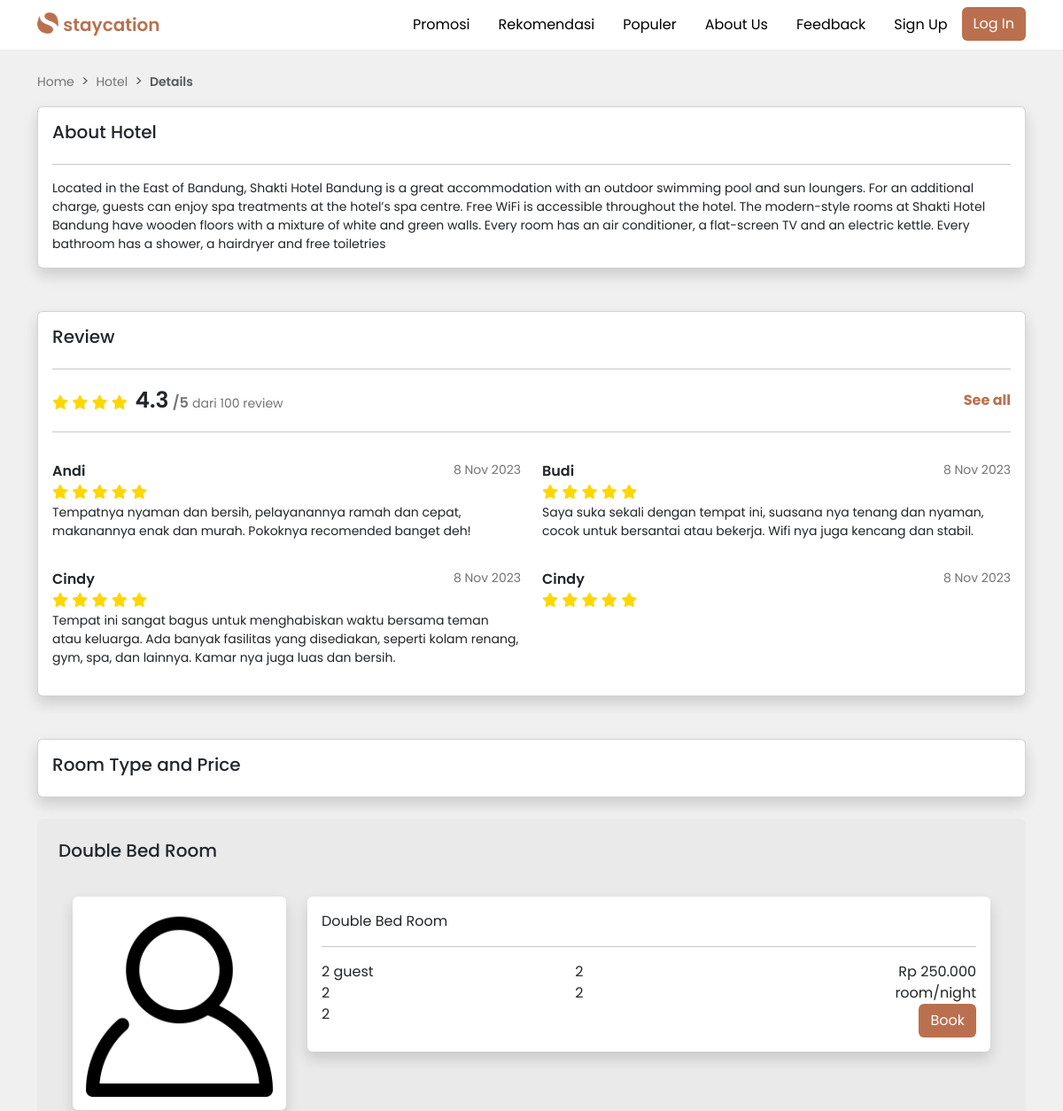
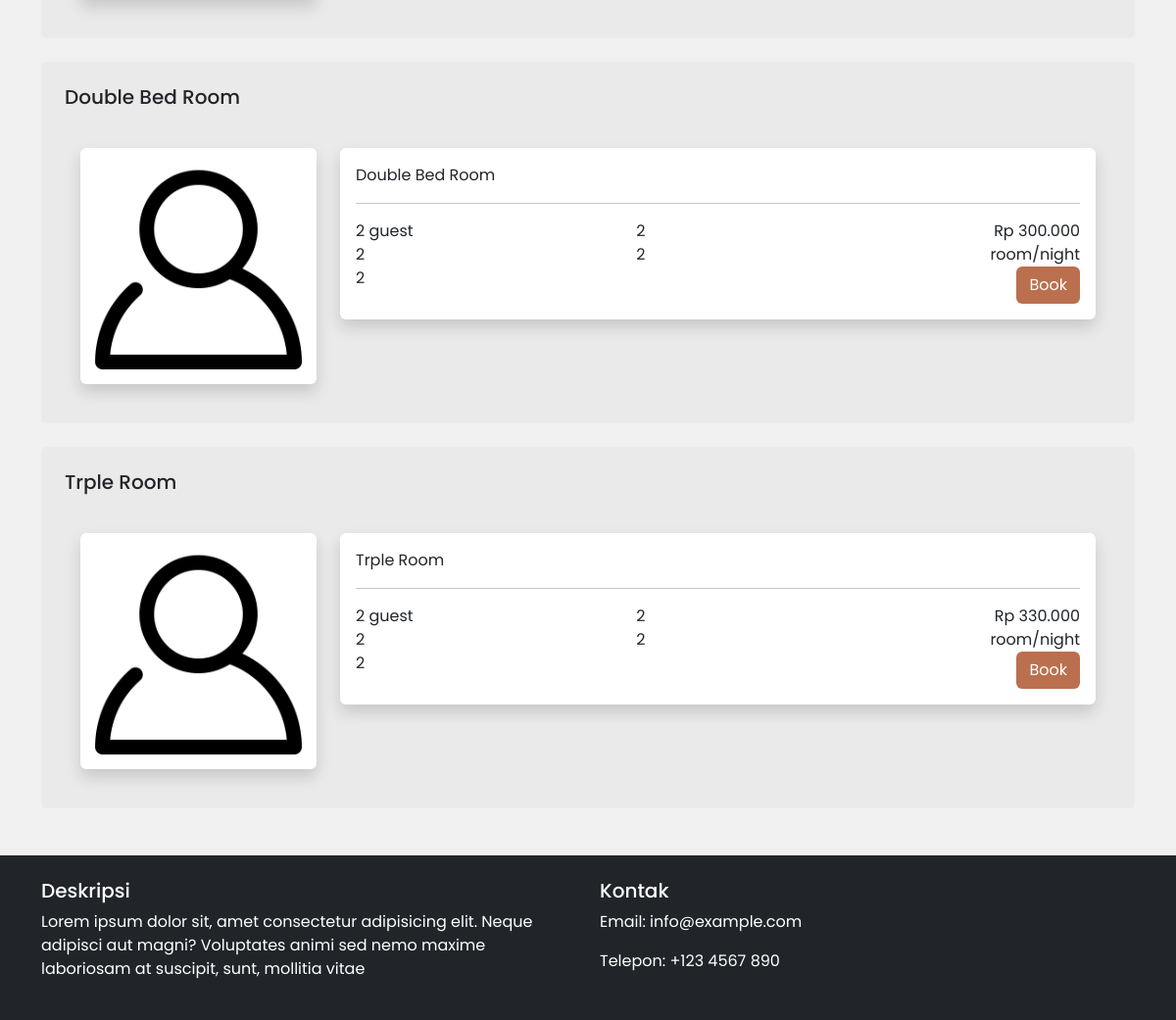
Screenshot of /dashboard/user/hotel-detail.php?id=1 with the database file from the repository (2 pictures, top to bottom).
### tables this page shows
CREATE TABLE `hotel` (
  `ID_HOTEL` int(11) NOT NULL,
  `EMAIL_HOTEL` varchar(40) NOT NULL,
  `PASSWORD` varchar(255) NOT NULL,
  `NAMA_HOTEL` varchar(35) NOT NULL,
  `TLP_HOTEL` varchar(15) NOT NULL,
  `ALAMAT` varchar(30) NOT NULL,
  `RATING` decimal(5,1) NOT NULL,
  `ULASAN` varchar(100) NOT NULL,
  `GAMBAR_HOTEL` varchar(255) NOT NULL,
  `DESKRIPSI` varchar(500) NOT NULL
);

CREATE TABLE `kamar` (
  `ID_KAMAR` int(11) NOT NULL,
  `ID_HOTEL` int(11) NOT NULL,
  `ID_TIPE_KAMAR` int(11) NOT NULL,
  `HARGA_KAMAR` decimal(10,0) NOT NULL,
  `STATUS_KAMAR` enum('Available','Unavailable') NOT NULL,
  `GAMBAR_KAMAR` varchar(255) NOT NULL,
  `JUMLAH_RUANGAN` int(20) NOT NULL
);

CREATE TABLE `tipe_kamar` (
  `ID_TIPE_KAMAR` int(11) NOT NULL,
  `TIPE_KAMAR` varchar(20) NOT NULL
);

### dashboard/user/hotel-detail.php (the view, shortened to what this page needs)
<?php
    include '../../controller/koneksi.php';
    $id_hotel = $_GET['id'];
    $query = "SELECT * FROM hotel WHERE id_hotel = $id_hotel";
    $result = $koneksi->query($query);
    if ($result->num_rows > 0) {
        while ($row = $result->fetch_assoc()) {
           $deskripsi = $row['DESKRIPSI'];
        }
    }
    if (!isset($_SESSION['user_type']) || empty($_SESSION['user_type'])) {
        include '../../partials/header.php';
    } elseif ($_SESSION['user_type'] === 'tamu') {
        include '../../partials/header-login-noindex.php';
    }
?>
<div class="container mt-4">
  <nav style="--bs-breadcrumb-divider: '>';" aria-label="breadcrumb">
    <ol class="breadcrumb">
      <li class="breadcrumb-item"><a href="user.php">Home</a></li>
      <li class="breadcrumb-item"><a href="hotel-search.php">Hotel</a></li>
      <li class="breadcrumb-item active" aria-current="page"><span class="breadcrumb-item span">Details</span></li>
    </ol>
  </nav>
  <div class="card shadow">
      <div class="card-body">
          <h5 class="card-title mb-4">About Hotel</h5>
          <hr>
          <p class="card-text details-about"><?php echo $deskripsi; ?></p>
      </div>
  </div>
  <div class="card shadow mt-5">
      <div class="card-body">
        <h5 class="card-title mb-4">Review</h5>
          <hr>
          <div class="d-flex justify-content-between align-items-center">
              <div class="rating">
                  <span class="fa fa-star"></span>
                  <span class="fa fa-star"></span>
                  <span class="fa fa-star"></span>
                  <span class="fa fa-star"></span>
                  <span class="sum-rate">4.3</span>
                  <span class="sum-rate-total">/5</span>
                  <span class="sum-rate-view">dari 100 review</span>
              </div>
              <a href="#" class="see-all text-decoration-none fw-bold">See all</a>
          </div>
          <hr>
          <div class="row">
            <div class="col">
              <div class="d-flex mt-3 justify-content-between mt-3">
                  <span class="reviewer-name">Andi</span>
                  <span class="reviewer-date"> 8 Nov 2023</span>
              </div>
              <div class="rating">
                  <span class="fa fa-star"></span>
                  <span class="fa fa-star"></span>
                  <span class="fa fa-star"></span>
                  <span class="fa fa-star"></span>
                  <span class="fa fa-star"></span>
              </div>
              <p class="review-text">Tempatnya nyaman dan bersih, pelayanannya ramah dan cepat, makanannya enak dan murah. Pokoknya recomended banget deh!</p>
            </div>
            <div class="col">
              <div class="d-flex mt-3 justify-content-between mt-3">
                  <span class="reviewer-name">Budi</span>
                  <span class="reviewer-date"> 8 Nov 2023</span>
              </div>
              <div class="rating">
                  <span class="fa fa-star"></span>
                  <span class="fa fa-star"></span>
                  <span class="fa fa-star"></span>
                  <span class="fa fa-star"></span>
                  <span class="fa fa-star"></span>
              </div>
              <p class="review-text">Saya suka sekali dengan tempat ini, suasana nya tenang dan nyaman, cocok untuk bersantai atau bekerja. Wifi nya juga kencang dan stabil.</p>
            </div>
          </div>
          <div class="row">
              <div class="col">
                <div class="d-flex mt-3 justify-content-between mt-3">
                    <span class="reviewer-name">Cindy</span>
                    <span class="reviewer-date"> 8 Nov 2023</span>
                </div>
                <div class="rating">
                    <span class="fa fa-star"></span>
                    <span class="fa fa-star"></span>
                    <span class="fa fa-star"></span>
                    <span class="fa fa-star"></span>
                    <span class="fa fa-star"></span>
                </div>
                <p class="review-text">Tempat ini sangat bagus untuk menghabiskan waktu bersama teman atau keluarga. Ada banyak fasilitas yang disediakan, seperti kolam renang, gym, spa, dan lainnya. Kamar nya juga luas dan bersih.</p>
              </div>
              <div class="col">
                <div class="d-flex mt-3 justify-content-between mt-3">
                    <span class="reviewer-name">Cindy</span>
                    <span class="reviewer-date"> 8 Nov 2023</span>
                </div>
                <div class="rating">
                    <span class="fa fa-star"></span>
                    <span class="fa fa-star"></span>
                    <span class="fa fa-star"></span>
                    <span class="fa fa-star"></span>
                    <span class="fa fa-star"></span>
                </div>
              </div>
            </div>
      </div>
  </div>
    <div class="card shadow mt-5">
      <div class="card-body">
        <h5 class="card-title">Room Type and Price</h5>
      </div>
    </div>
<?php
    $query = "SELECT kamar.*, tipe_kamar.tipe_kamar
    FROM kamar
    JOIN hotel ON kamar.ID_HOTEL = hotel.ID_HOTEL
    JOIN tipe_kamar ON kamar.id_tipe_kamar = tipe_kamar.id_tipe_kamar
    WHERE kamar.id_hotel = $id_hotel;";
    $result = $koneksi->query($query);
    if ($result->num_rows > 0) {
        while ($row = $result->fetch_assoc()) {
            echo '
            <div class="card card-room p-4 mt-4">
                <h5 class="card-title mb-4">' . $row['tipe_kamar'] . '</h5>
                <div class="card-body">
                    <div class="row">
                        <div class="col-md-3">
                            <div class="card shadow border-0">
                                <img src="../../img/banner/1.png" alt="" class="rounded">
                            </div>
                        </div>
                        <div class="col">
                            <div class="card shadow border-0">
                                <div class="card-body">
                                    <span class="title-room">' . $row['tipe_kamar'] . '</span>
                                    <hr>
                                    <div class="row">
                                        <div class="col-md-9">
                                            <div class="fasilitas">
                                                <div class="row">
                                                    <div class="col">
                                                        ' . 2 . ' guest
                                                    </div>
                                                    <div class="col">
                                                        ' . 2 . '
                                                    </div>
                                                </div>
                                                <div class="row">
                                                    <div class="col">
                                                        ' . 2 . '
                                                    </div>
                                                    <div class="col">
                                                        ' . 2 . '
                                                    </div>
                                                </div>
                                                <div class="row">
                                                    <div class="col">
                                                        ' . 2 . '
                                                    </div>
                                                </div>
                                            </div>
                                        </div>
                                        <div class="col-md-3">
                                            <div class="price-tag text-end">
                                                <span>Rp ' . number_format($row['HARGA_KAMAR'], 0, ',', '.') . '</span>
                                                <span>room/night</span>
                                            </div>
                                            <a class="btn btn btn-custom-book" href="book.php?id='.$row['ID_KAMAR'].'">Book</a>
                                        </div>
                                    </div>
                                </div>
                            </div>
                        </div>
                    </div>
                </div>
            </div>';
        }
    } else {
        echo "Tidak ada data kamar yang ditemukan.";
    }
?>
</div>
<?php
  include '../../partials/footer.php'
 ?>

### partials/header.php (shortened to what this page needs)
<!DOCTYPE html>
<html lang="en">
<head>
    <link href="https://cdn.jsdelivr.net/npm/bootstrap@5.3.2/dist/css/bootstrap.min.css" rel="stylesheet">
    <link rel="stylesheet" href="../../style.css">
    <link rel="stylesheet" href="https://cdnjs.cloudflare.com/ajax/libs/font-awesome/6.3.0/css/all.min.css">
</head>
</head>
<body>
  <nav class="navbar bg-white">
      <div class="container">
          <a class="navbar-brand" href="../../index.php">
              <img src="../../img/logo/logo.png" height="24" class="d-inline-block align-text-top">
              <span class="logo-name">staycation</span>
          </a>
          <ul class="nav">
            <li class="nav-item">
              <a class="nav-link text-black" href="#promosi">Promosi</a>
            </li>
            <li class="nav-item">
              <a class="nav-link text-black" href="#rekomendasi">Rekomendasi</a>
            </li>
            <li class="nav-item">
              <a class="nav-link text-black" href="#populer">Populer</a>
            </li>
            <li class="nav-item">
              <a class="nav-link text-black" href="../../about.php">About Us</a>
            </li>
            <li class="nav-item">
              <a class="nav-link text-black" href="../../feedback.php">Feedback</a>
            </li>
            <li class="nav-item">
              <a class="nav-link text-black" href="../../signup.php">Sign Up</a>
            </li>
            <li class="nav-item">
              <a class="btn btn-custom-login" href="../../login.php">Log In</a>
            </li>
        </ul>
    </div>
  </nav>

### partials/footer.php
<footer class="bg-dark text-white py-4 mt-5">
    <div class="container">
      <div class="row">
        <div class="col-md-6">
            <h5>Deskripsi</h5>
            <p>Lorem ipsum dolor sit, amet consectetur adipisicing elit. Neque adipisci aut magni?
               Voluptates animi sed nemo maxime laboriosam at suscipit, sunt, mollitia vitae</p>
        </div>
        <div class="col-md-6 text-md-right">
            <h5>Kontak</h5>
            <p>Email: info@example.com</p>
            <p>Telepon: +123 4567 890</p>
        </div>
      </div>
    </div>
  </footer>
</body>
</html>

### style.css (style rules this page uses)
body { background-color: #f0f0f0; }
* { font-family: 'Poppins', sans-serif; }
.logo-name { font-weight: 600; color: #BA704F; }
.btn.btn-custom-login { background-color: #BA704F; color: #ffffff; }
.breadcrumb-item a { color: #737373; text-decoration: none; font-size: 14px; }
.breadcrumb-item.span { font-size: 14px; font-weight: 600; }
.card-text.details-about { font-size: 14px; }
.see-all { color: #BA704F; }
.sum-rate { font-weight: 600; font-size: 25px; }
.sum-rate-total { color: #737373; font-weight: 600; }
.sum-rate-view { font-size: 14px; color: #737373; }
.reviewer-name { font-weight: 600; }
.reviewer-date { color: #737373; font-size: 14px; }
.rating .fa.fa-star { color: gold; }
.review-text { font-size: 14px; }
.card.card-room { background-color: #a0a0a013; border: none; }
.btn.btn-custom-book { background-color: #BA704F; color: #ffffff; float: right; }

### rows the page displays
hotel: DESKRIPSI "Located in the East of Bandung, Shakti Hotel Bandung is a great accommodation with an outdoor swimming pool and sun loungers. For an additional charge, guests can enjoy spa treatments at the hotel’s spa centre. Free WiFi is accessible throughout the hotel. The modern-style rooms at Shakti Hotel Bandung have wooden floors with a mixture of white and green walls. Every room has an air conditioner, a flat-screen TV and an electric kettle. Every bathroom has a shower, a hairdryer and free toiletries"
kamar: ID_TIPE_KAMAR.TIPE_KAMAR "Double Bed Room", HARGA_KAMAR "250.000"
kamar: ID_TIPE_KAMAR.TIPE_KAMAR "Double Bed Room", HARGA_KAMAR "300.000"
kamar: ID_TIPE_KAMAR.TIPE_KAMAR "Trple Room", HARGA_KAMAR "330.000"
